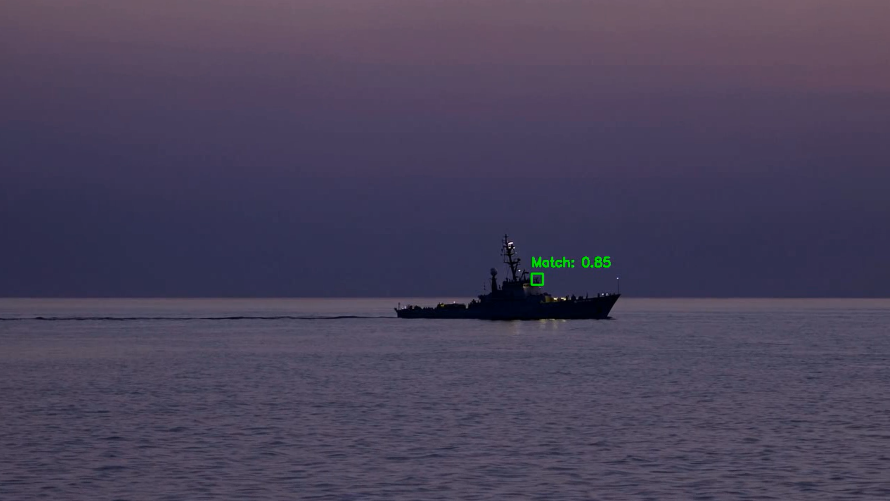
#> input picture paste_morse_flash.png, 1780 x 1002 px, given in place of template.png, which was not available (shown at 1/2 size)
$ jupyter execute paste_morse_flash.ipynb
#> lines starting #> are read from the running program, lines starting #| are printed output that depends on the picture; pictures that were not available may be replaced by others from this repository, and a replacement may not be noted
[cell 1]
import cv2

import numpy as np

[cell 2]
video_path = "raw_data/26_evening/26.mp4"
template_path = "raw_data/26_evening/template.png"

[cell 3]
def multiscale_match(frame, template, scales=np.linspace(0.8,1.2,15)):
    th, tw = template.shape[:2]
    best = {'val': -1, 'loc': None, 'scale': None, 'w':None, 'h':None}
    gray = cv2.cvtColor(frame, cv2.COLOR_BGR2GRAY)
    tpl_gray = cv2.cvtColor(template, cv2.COLOR_BGR2GRAY)

    for s in scales:
        nw, nh = int(tw * s), int(th * s)
        if nw < 8 or nh < 8 or nw > frame.shape[1] or nh > frame.shape[0]:
            continue
        tpl_resized = cv2.resize(tpl_gray, (nw, nh), interpolation=cv2.INTER_AREA)
        res = cv2.matchTemplate(gray, tpl_resized, cv2.TM_CCOEFF_NORMED)
        _, maxVal, _, maxLoc = cv2.minMaxLoc(res)
        if maxVal > best['val']:
            best.update({'val': maxVal, 'loc': maxLoc, 'scale': s, 'w': nw, 'h': nh})

    if best['loc'] is None:
        return None
    x, y = best['loc']
    return (x, y, best['w'], best['h'], best['val'])


# [78 lines left out: functions add_flashlight_inv_r2_blur_alpha, add_flashlight_inv_r2_blur_color, not called in this run]

[cell 4]
MORSE = {
    "A": ".-",    "B": "-...",  "C": "-.-.",  "D": "-..",   "E": ".",
    "F": "..-.",  "G": "--.",   "H": "....",  "I": "..",    "J": ".---",
    "K": "-.-",   "L": ".-..",  "M": "--",    "N": "-.",    "O": "---",
    "P": ".--.",  "Q": "--.-",  "R": ".-.",   "S": "...",   "T": "-",
    "U": "..-",   "V": "...-",  "W": ".--",   "X": "-..-",  "Y": "-.--",
    "Z": "--..",
    "0": "-----", "1": ".----", "2": "..---", "3": "...--", "4": "....-",
    "5": ".....", "6": "-....", "7": "--...", "8": "---..", "9": "----.",
}

def _dot_seconds(wpm: float) -> float:
    return 1.2 / float(wpm)

def text_to_morse_timeline_frames(text: str, wpm: float, fps: float, noise: float, rng=None):
    rng = np.random.default_rng() if rng is None else rng

    unit_s = _dot_seconds(wpm)
    unit_f = max(1, int(round(unit_s * fps)))

    def jitter():
        # noise is in "units" (e.g. 0.25 means +/-0.25 unit)
        return int(round(rng.uniform(-noise, noise) * unit_f))

    dot_f = unit_f
    dash_f = 3 * unit_f

    out = []
    text = text.upper().strip()
    words = [w for w in text.split(" ") if w]

    for wi, word in enumerate(words):
        if wi > 0:
            out.append({"state": "off", "frames": max(1, 7*unit_f + jitter()), "kind": "word_gap"})

        for li, ch in enumerate(word):
            code = MORSE.get(ch)
            if code is None:
                out.append({"state": "off", "frames": 1, "kind": "unknown"})
                continue

            if li > 0:
                out.append({"state": "off", "frames": max(1, 3*unit_f + jitter()), "kind": "letter_gap"})

            for si, sym in enumerate(code):
                if si > 0:
                    out.append({"state": "off", "frames": max(1, 1*unit_f + jitter()), "kind": "intra"})

                if sym == ".":
                    out.append({"state": "on", "frames": max(1, dot_f + jitter()), "kind": "dot"})
                else:
                    out.append({"state": "on", "frames": max(1, dash_f + jitter()), "kind": "dash"})

    return out, unit_f

[cell 5]
class MarkerLogger:
    def __init__(self, fps: float, ignore_initial_delay=True, start_at_first_on=True):
        self.fps = float(fps)
        self.ignore_initial_delay = ignore_initial_delay
        self.start_at_first_on = start_at_first_on

        self.started = False
        self.prev = None  # (state, kind)
        self.frames = 0
        self.out = []

    def update(self, flash_on: bool, kind: str):
        if self.ignore_initial_delay and kind == "initial_delay":
            return

        if not self.started:
            if self.start_at_first_on:
                if not flash_on:
                    return
            self.started = True
            self.prev = ("on" if flash_on else "off", kind)
            self.frames = 1
            return

        key = ("on" if flash_on else "off", kind)
        if key == self.prev:
            self.frames += 1
        else:
            self._flush()
            self.prev = key
            self.frames = 1

    def _flush(self):
        if self.prev is None:
            return
        ms = (self.frames / self.fps) * 1000.0
        state, kind = self.prev
        self.out.append((state, ms, kind))

    def finalize(self):
        self._flush()
        return self.out


class RepeatingMorseFlasher:
    def __init__(self, message: str, wpm: float, fps: float,
                 seed=None, initial_delay_s=(0.1, 0.3),
                 fixed_repeat_pause_units=7,
                 noise = 0.2
        ):
        self.fps = float(fps)
        self.rng = np.random.default_rng(seed)

        self.base, self.unit_f = text_to_morse_timeline_frames(message, wpm=wpm, fps=fps, noise=noise, rng=self.rng)
        if not self.base:
            raise ValueError("Morse timeline is empty")

        self.pause_frames_fixed = int(fixed_repeat_pause_units * self.unit_f)

        if initial_delay_s is not None:
            d = float(self.rng.uniform(initial_delay_s[0], initial_delay_s[1]))
            self.initial_remaining = max(1, int(round(d * self.fps)))
        else:
            self.initial_remaining = 0

        self.idx = 0
        self.remaining = max(1, int(self.base[0]["frames"]))
        self.pause_remaining = 0

    def step(self):
        completed_cycle = False

        if self.initial_remaining > 0:
            self.initial_remaining -= 1
            return False, False, "initial_delay"

        if self.pause_remaining > 0:
            self.pause_remaining -= 1
            return False, False, "repeat_pause"

        seg = self.base[self.idx]
        kind = seg["kind"]
        flash_on = (seg["state"] == "on")

        self.remaining -= 1
        if self.remaining <= 0:
            self.idx += 1
            if self.idx >= len(self.base):
                completed_cycle = True
                self.pause_remaining = self.pause_frames_fixed
                self.idx = 0
            self.remaining = max(1, int(self.base[self.idx]["frames"]))

        return flash_on, completed_cycle, kind


# [21 lines left out: function dim_frame_exponential, not called in this run]

def auto_gain_exposure(frame_bgr, target=0.45, k=2.0, min_gain=0.6, max_gain=1.8):
    """
    Brighten dark scenes and dim bright scenes.
    - target: desired average luminance (0..1)
    - k: how aggressively to correct
    """
    f = frame_bgr.astype(np.float32)

    b, g, r = cv2.split(f)
    y = 0.114*b + 0.587*g + 0.299*r
    mean_y = float(np.mean(y) / 255.0)  # 0..1

    # Exponential gain: if mean_y < target => gain > 1 (brighten)
    # if mean_y > target => gain < 1 (dim)
    gain = float(np.exp(k * (target - mean_y)))
    gain = float(np.clip(gain, min_gain, max_gain))

    out = f * gain
    return np.clip(out, 0, 255).astype(np.uint8)

[cell 6]
template = cv2.imread(template_path)
#> template is the input picture: shape (1002, 1780, 3); mean B, G, R 89.8, 66, 72.8
cap = cv2.VideoCapture(video_path)
fourcc = cv2.VideoWriter_fourcc(*'mp4v')
# fps = 28
ret, frame = cap.read()
height, width = frame.shape[:2]
#> height = 1002; width = 1780
fps = cap.get(cv2.CAP_PROP_FPS)
out = cv2.VideoWriter('raw_data/26_evening/output.mp4', fourcc, fps, (width, height))
delay = max(1, int(1000 / fps))

x_previous = 0
y_previous = 0


### Nighttime
# [4 lines of commented-out code are left out]

### Daytime
random_radius = np.random.randint(20, 25)
random_strength = np.random.uniform(1.0, 1.2)
random_epsilon = np.random.uniform(40, 50)
random_blur_ksize = np.random.randint(1, 2)

while True:
    random_color = np.random.randint(0, 2, size=3)
    if random_color.sum() > 0:
        break

random_color = np.array([70, 255, 255])
# random_color = np.array([30, 30, 255])
# random_color = (random_color).tolist()

# BT THE QUICK BROWN FOX JUMPS OVER THE LAZY DOG BT
flasher = RepeatingMorseFlasher("BT THE QUICK BROWN FOX JUMPS OVER THE LAZY DOG BT", wpm=10, fps=fps, fixed_repeat_pause_units=7,noise=0)
logger = MarkerLogger(fps=fps, ignore_initial_delay=True, start_at_first_on=True)

cycle_count = 0

while cap.isOpened():
    ret, frame = cap.read()
    if not ret:
        cv2.imwrite("raw_data/26_evening/last_frame.png", last_frame)
        break

    flash_on, completed, kind = flasher.step()
    logger.update(flash_on, kind)

    if completed:
        cycle_count += 1
        print(f"✅ Morse cycle completed: {cycle_count}")

    match = multiscale_match(frame, template, scales=np.linspace(0.7,1.3,12))
#> in multiscale_match, `gray = cv2.cvtColor(frame, cv2.COLOR_BGR2GRAY)`:
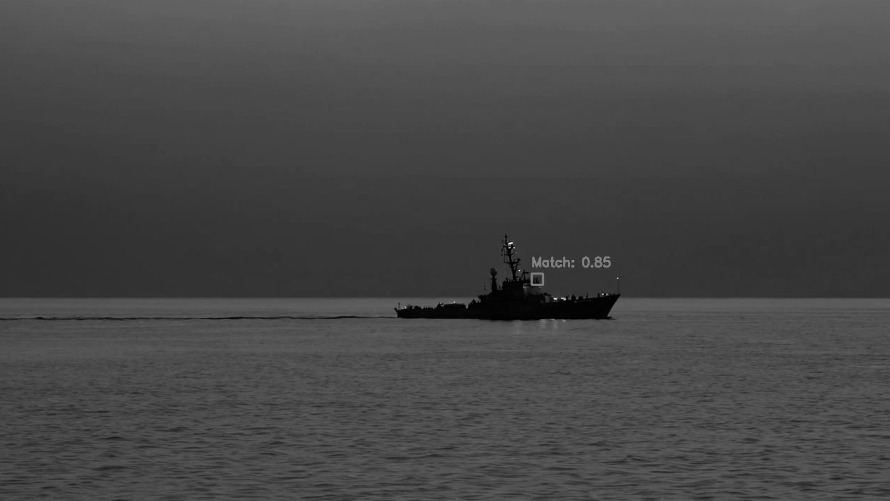
#> gray: shape (1002, 1780) (shown at 1/2 size); min 0, max 255, mean 70.8
#> the loop in multiscale_match, `for s in scales:` made 12 passes
#> (s, nw, nh, maxVal, maxLoc) on passes 1 to 6: (0.7, 1246, 701, 0.616, (320, 181)), (0.755, 1343, 756, 0.677, (277, 149)), (0.809, 1440, 810, 0.731, (193, 120)), (0.864, 1537, 865, 0.787, (144, 86)), (0.918, 1634, 920, 0.837, (88, 51)), (0.973, 1731, 974, 0.88, (30, 17))
#> (s, nw, nh) on passes 7 to 12: (1.03, 1828, 1029), (1.08, 1925, 1083), (1.14, 2022, 1138), (1.19, 2119, 1193), (1.25, 2216, 1247), (1.3, 2314, 1302)
#> pass 1, in multiscale_match, `tpl_resized = cv2.resize(tpl_gray, (nw, nh), interpolation=cv2.INTER_A..`:
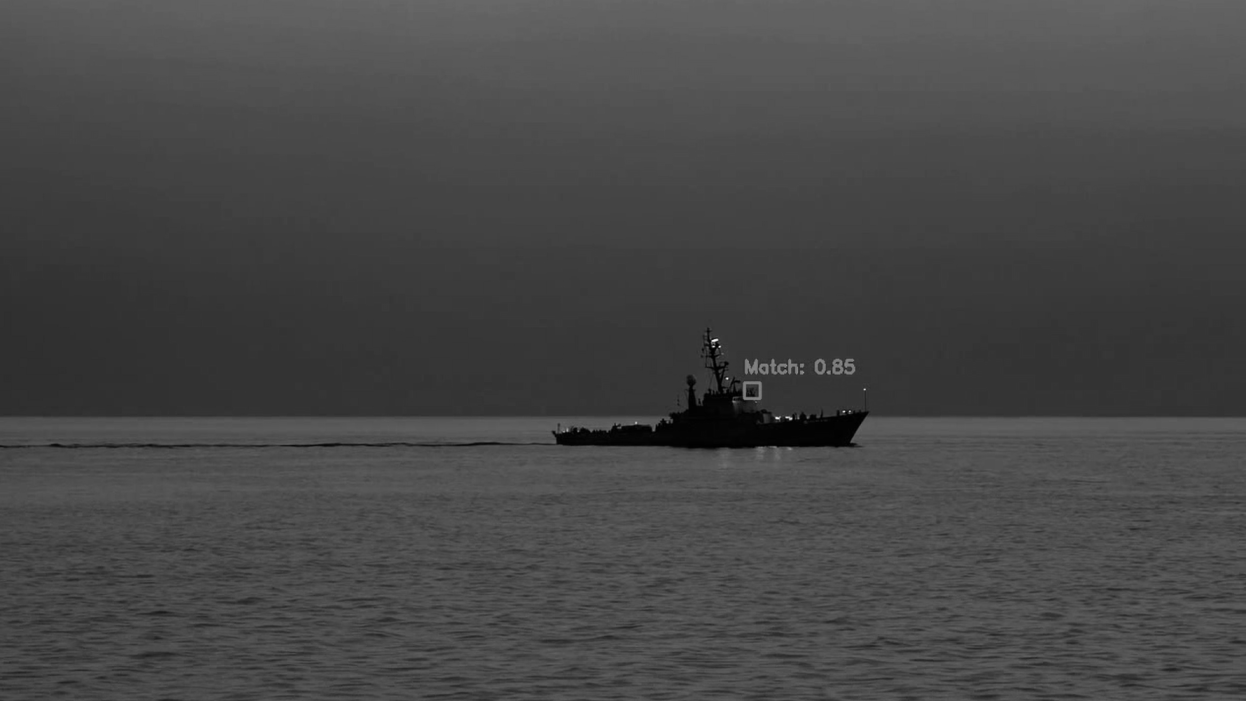
#> tpl_resized: shape (701, 1246); min 0, max 245, mean 70.8
#> pass 1, in multiscale_match, `res = cv2.matchTemplate(gray, tpl_resized, cv2.TM_CCOEFF_NORMED)`:
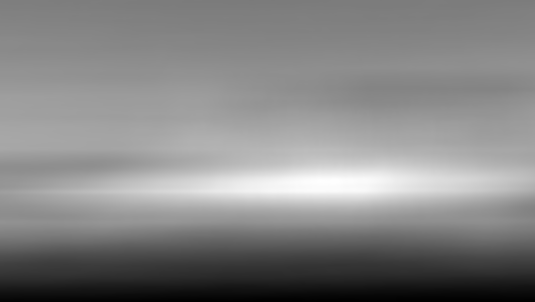
#> res: shape (302, 535) float32; min -0.0135, max 0.616, mean 0.315; drawn with min black and max white
#> pass 2, in multiscale_match, `res = cv2.matchTemplate(gray, tpl_resized, cv2.TM_CCOEFF_NORMED)`:
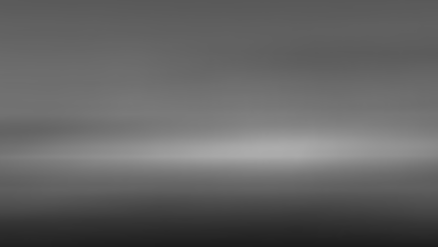
#> res: shape (247, 438) float32; min 0.111, max 0.677, mean 0.393
#> after the loop in multiscale_match, `for s in scales:`:
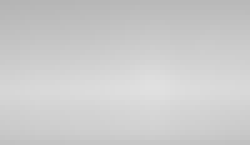
#> res: shape (29, 50) float32 (shown 5 times larger); min 0.708, max 0.88, mean 0.801
#> after the loop in multiscale_match, `for s in scales:`: best = {'val': 0.88, 'loc': (30, 17), 'scale': 0.973, 'w': 1731, 'h': 974}
#> in multiscale_match, `x, y = best['loc']`: x = 30; y = 17
#> match = (30, 17, 1731, 974, 0.88)
    # frame = dim_frame_exponential(frame, k=9, min_factor=0.01, use_luma=True)
    frame = auto_gain_exposure(frame, target=0.7, k=2.0, min_gain=1.2, max_gain=1.5)
#> in auto_gain_exposure, `b, g, r = cv2.split(f)`:
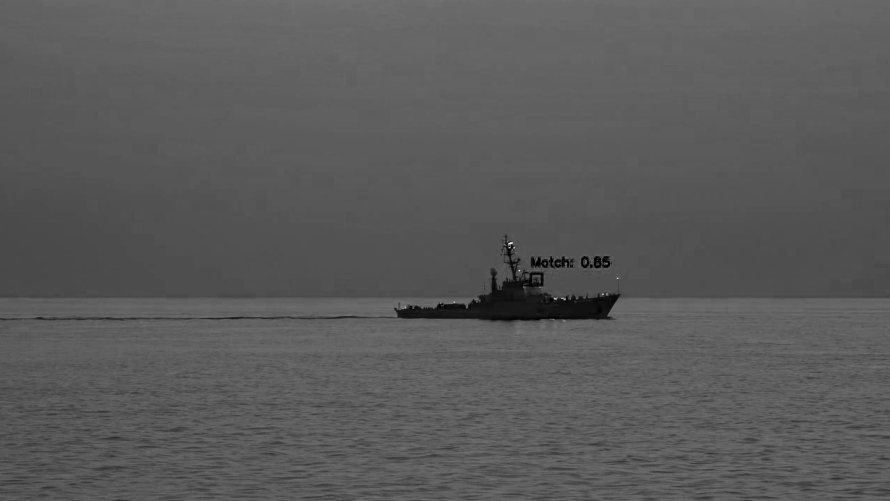
#> b: shape (1002, 1780) float32 (shown at 1/2 size); min 0, max 255, mean 89.8
#> in auto_gain_exposure, `mean_y = float(np.mean(y) / 255.0)`: mean_y = 0.277
#> in auto_gain_exposure, `gain = float(np.exp(k * (target - mean_y)))`: gain = 2.33
#> in auto_gain_exposure, `gain = float(np.clip(gain, min_gain, max_gain))`: gain = 1.5
#> in auto_gain_exposure, `return np.clip(out, 0, 255).astype(np.uint8)`:
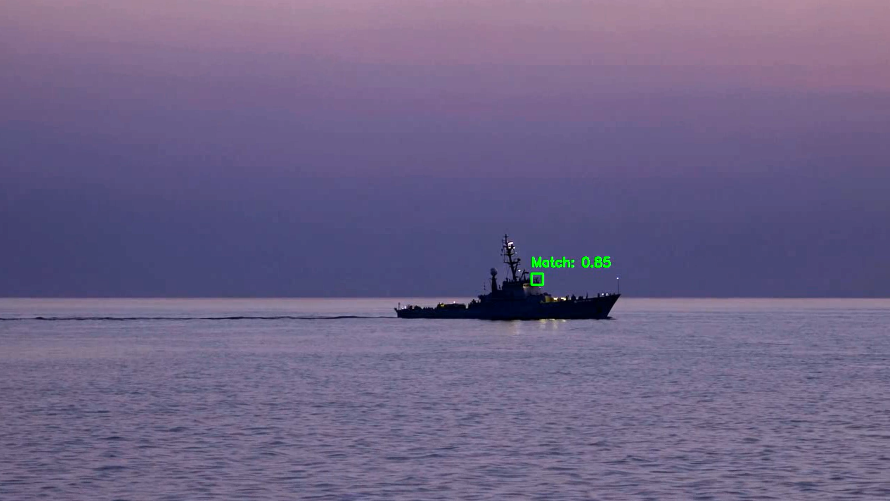
#> returned value: shape (1002, 1780, 3) (shown at 1/2 size); mean of channels 0, 1, 2 134.4, 98.7, 109; drawn as B, G, R

    if match:

        x, y, w, h, val = match
#> x = 30; y = 17; w = 1731; h = 974; val = 0.88

    #     cv2.rectangle(frame, (x, y), (x + w, y + h), (0, 255, 0), 2)
    #     cv2.putText(frame, f"Match: {val:.2f}", (x, y - 10), cv2.FONT_HERSHEY_SIMPLEX, 0.6, (0, 255, 0), 2)

        if (x_previous == 0 and y_previous == 0) or (abs(x - x_previous) <= 20 and abs(y - y_previous) <= 20):
            x_previous, y_previous = x, y
#> x_previous = 30; y_previous = 17
        else:
            x, y = x_previous, y_previous

        if flash_on:
            ### DAYTIME
            frame = add_flashlight_inv_r2_blur_alpha(
                frame,
                x=x+w//2,
                y=y+h//2,
                radius=random_radius,
                strength=random_strength,
                epsilon=random_epsilon,
                blur_ksize=random_blur_ksize,
                color_bgr=random_color,
                alpha_max=0.95
            )
            # [13 lines of commented-out code are left out]

    out.write(frame)
    cv2.imshow('Frame', frame)
    last_frame = frame.copy()

    if cv2.waitKey(delay) & 0xFF == ord('q'):
#> (key q is pressed here)
        break


cap.release()
out.release()
cv2.destroyAllWindows()

[cell 7]
MORSE_REV = {v: k for k, v in MORSE.items()}

def format_markers_with_letters(markers):
    """
    markers: list of (state, ms, kind) from logger.finalize()
    Returns a single string with newlines and -> 'LETTER' / -> 'Space'
    """
    parts = []
    current_code = ""  # collects '.' and '-' for the current letter

    # [10 lines left out: function flush_letter, not called in this run]

    for (state, ms, kind) in markers:
        # print the tuple
        parts.append(f"('{state}', {ms:.1f}, '{kind}')")

        # update current letter code
        if kind == "dot" and state == "on":
            current_code += "."
        elif kind == "dash" and state == "on":
            current_code += "-"

        # boundaries where we end a letter / word / pause => add arrow + newline
        if kind in ("letter_gap", "word_gap", "repeat_pause"):
            flush_letter(kind)
            parts.append("\n\n")  # blank line between groups
        else:
            parts.append(", ")

    # clean trailing separators
    out = "".join(parts).rstrip(", \n")
    return out

markers = logger.finalize()
print(format_markers_with_letters(markers))

[cell 8]
log_path = "raw_data/8/morse_log.txt"
with open(log_path, "w", encoding="utf-8") as f:
    f.write(format_markers_with_letters(markers))
